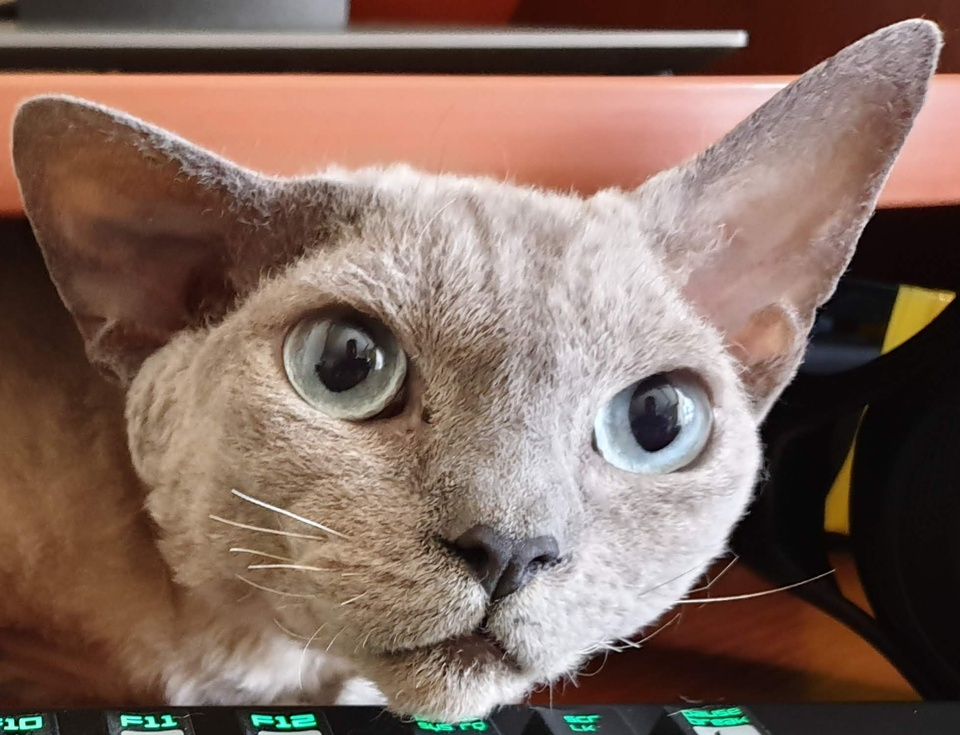
#> input picture imgs/cat.jpg, 960 x 735 px, shrunk from 1957 x 1497 before the run
$ jupyter execute Homework3.ipynb
#> lines starting #> are read from the running program, lines starting #| are printed output that depends on the picture
# HOMEWORK 3

For this homework you are going to implement the **unsharp masking** filter (USM). It is a technique to improve the sharpness of an image by combining the image with its blurred (unsharp) version. See the Wikipedia [page](https://en.wikipedia.org/wiki/Unsharp_masking) for more details.

### Unsharp Masking (USP)
The USM technique consists of the following steps:
* Load the image you will be working with.
* Create a blurred (unsharp) version of the original image.
* Add the unsharp image (with a certain **weight**) to the original.

To sum it up, the USM performs the following operation:

`sharpened = original + (original − unsharp) × amount`

Even though we provide you an image to work with, you are welcome to use your own images :-)

[cell 1]
import cv2
import numpy as np
from matplotlib import pyplot as plt
plt.rcParams['figure.figsize'] = [15, 10]

[cell 2]
img = cv2.imread('imgs/cat.jpg')
#> img is the input picture: shape (735, 960, 3); mean B, G, R 95.4, 106.1, 129.7
img = cv2.cvtColor(img, cv2.COLOR_BGR2RGB)
original = img/255
# print(original[:5,:5,...])
plt.imshow(original)

[cell 3]
# Create a blurred (unsharp) version of the original image (you can use Gaussian blurring)
unsharp = cv2.GaussianBlur(original, ksize=(9,9), sigmaX=35)
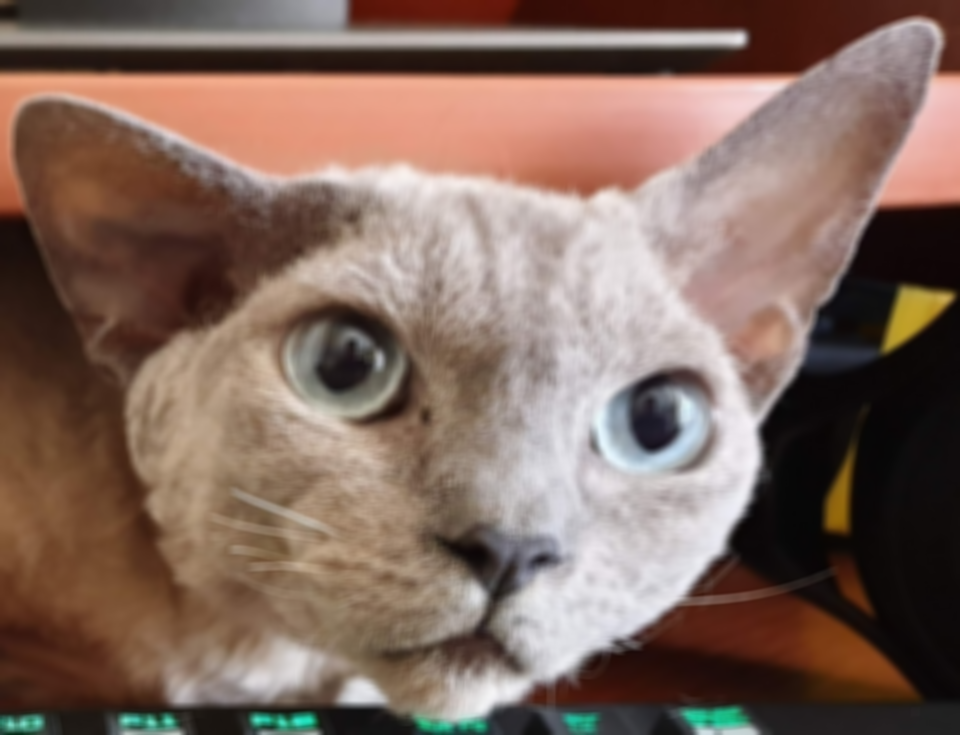
#> unsharp: shape (735, 960, 3) float64; mean R, G, B 0.509, 0.416, 0.374
plt.imshow(unsharp)

[cell 4]
# Create the difference image (original − unsharp)
# Note: Remember that you are working with uint8 data types. Any addition or substractions
# might result in overflow or underflow, respectively. You can prevent this by casting the images to float.
# diff = np.zeros_like(img, dtype=np.float32)
diff = np.clip(original - unsharp, 0, 1)
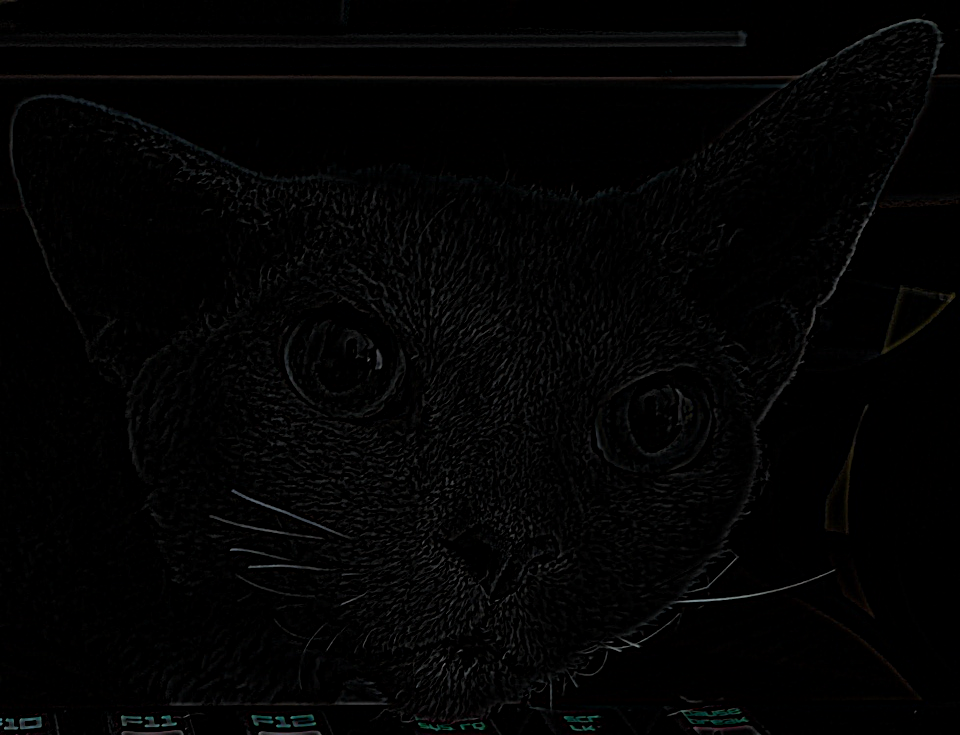
#> diff: shape (735, 960, 3) float64; mean R, G, B 0.0129, 0.0131, 0.0132
plt.imshow(diff)

[cell 5]
# Apply USM to get the resulting image using `sharpened = original + (original − unsharp) × amount`
# Note: Again, take care of underflows/overflows if necessary.
# sharpened = np.zeros_like(original, dtype=np.float32)
amount = 3
sharpened = np.clip(original + (original - unsharp) * amount, 0, 1)
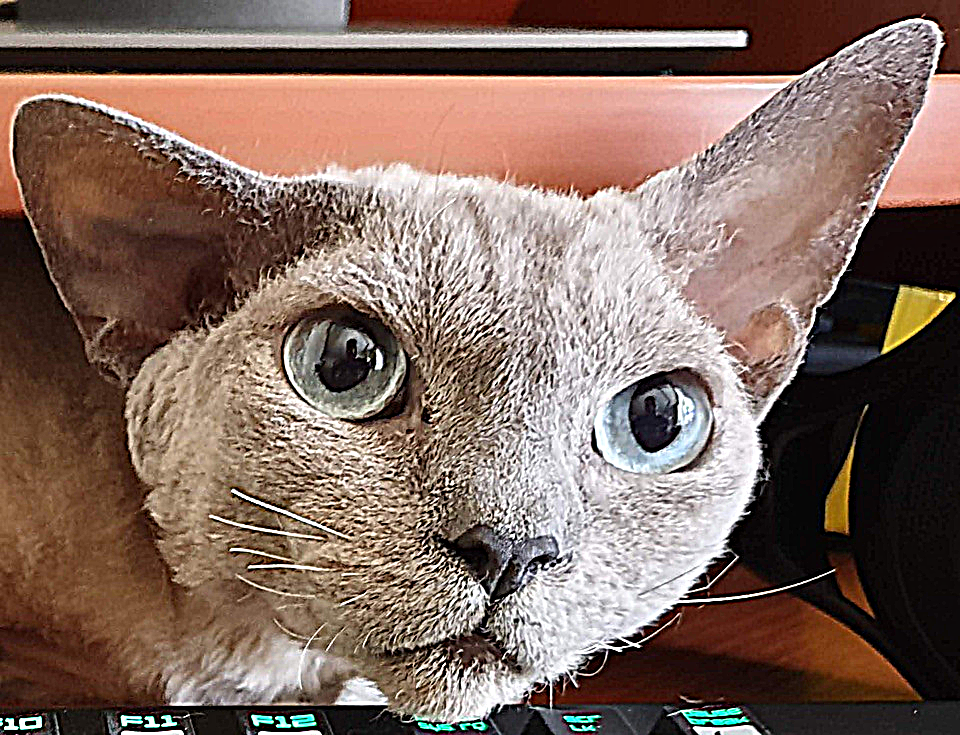
#> sharpened: shape (735, 960, 3) float64; mean R, G, B 0.507, 0.417, 0.377
# print(sharpened[:5,:5,...])
plt.imshow(sharpened)

$ run again, with imgs/dashcam.jpg copied over imgs/cat.jpg
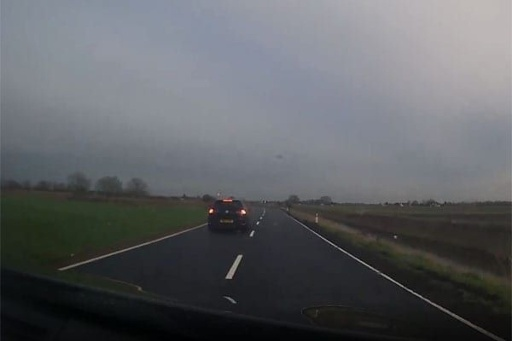
#> input picture imgs/dashcam.jpg, 512 x 341 px
#> img is the input picture: shape (341, 512, 3); mean B, G, R 100, 96.3, 93.9
#> `diff = np.clip(original - unsharp, 0, 1)`:
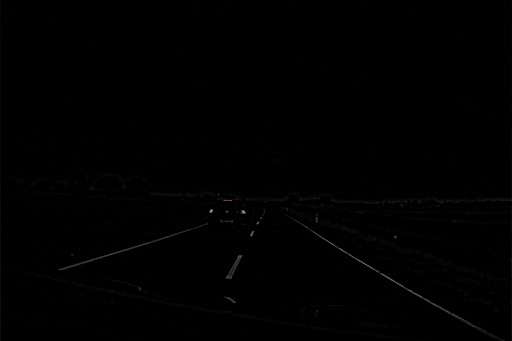
#> diff: shape (341, 512, 3) float64; mean R, G, B 0.00355, 0.00347, 0.00363
#> `sharpened = np.clip(original + (original - unsharp) * amount, 0, 1)`:
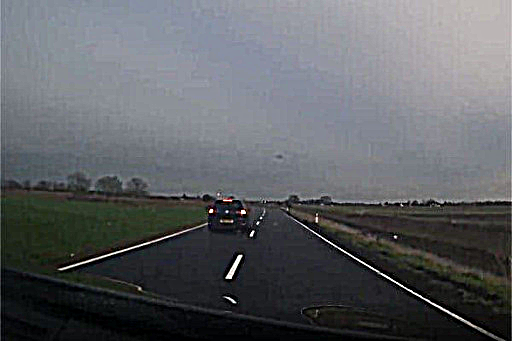
#> sharpened: shape (341, 512, 3) float64; mean R, G, B 0.369, 0.378, 0.393
